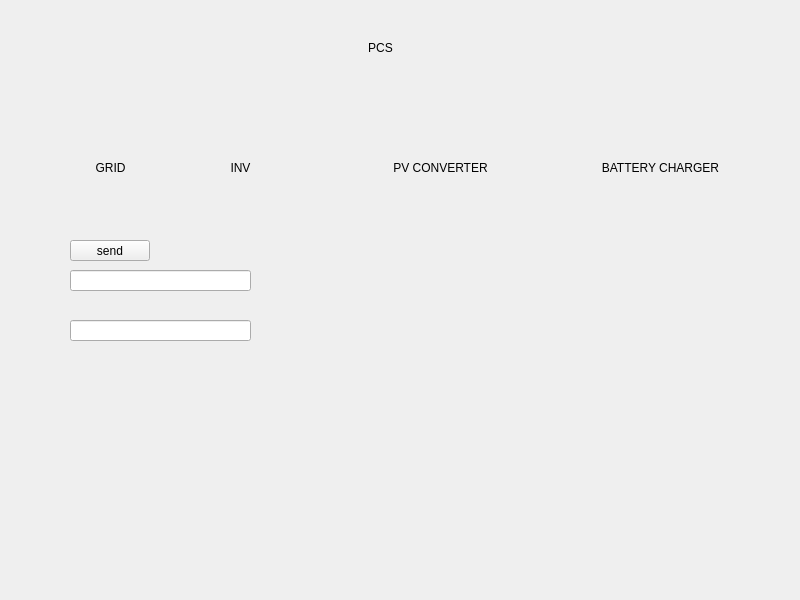
<?xml version="1.0" encoding="UTF-8"?>
<ui version="4.0">
 <class>MainWindow</class>
 <widget class="QMainWindow" name="MainWindow">
  <property name="geometry">
   <rect>
    <x>0</x>
    <y>0</y>
    <width>800</width>
    <height>600</height>
   </rect>
  </property>
  <property name="windowTitle">
   <string>MainWindow</string>
  </property>
  <widget class="QWidget" name="centralwidget">
   <widget class="QLabel" name="label">
    <property name="geometry">
     <rect>
      <x>360</x>
      <y>40</y>
      <width>41</width>
      <height>16</height>
     </rect>
    </property>
    <property name="text">
     <string>PCS</string>
    </property>
    <property name="alignment">
     <set>Qt::AlignCenter</set>
    </property>
   </widget>
   <widget class="QLabel" name="label_2">
    <property name="geometry">
     <rect>
      <x>90</x>
      <y>160</y>
      <width>41</width>
      <height>16</height>
     </rect>
    </property>
    <property name="text">
     <string>GRID</string>
    </property>
    <property name="alignment">
     <set>Qt::AlignCenter</set>
    </property>
   </widget>
   <widget class="QLabel" name="label_3">
    <property name="geometry">
     <rect>
      <x>220</x>
      <y>160</y>
      <width>41</width>
      <height>16</height>
     </rect>
    </property>
    <property name="text">
     <string>INV</string>
    </property>
    <property name="alignment">
     <set>Qt::AlignCenter</set>
    </property>
   </widget>
   <widget class="QLabel" name="label_4">
    <property name="geometry">
     <rect>
      <x>390</x>
      <y>160</y>
      <width>101</width>
      <height>16</height>
     </rect>
    </property>
    <property name="text">
     <string>PV CONVERTER</string>
    </property>
    <property name="alignment">
     <set>Qt::AlignCenter</set>
    </property>
   </widget>
   <widget class="QLabel" name="label_5">
    <property name="geometry">
     <rect>
      <x>590</x>
      <y>160</y>
      <width>141</width>
      <height>16</height>
     </rect>
    </property>
    <property name="text">
     <string>BATTERY CHARGER</string>
    </property>
    <property name="alignment">
     <set>Qt::AlignCenter</set>
    </property>
   </widget>
   <widget class="QLineEdit" name="linetransmit">
    <property name="geometry">
     <rect>
      <x>70</x>
      <y>270</y>
      <width>181</width>
      <height>21</height>
     </rect>
    </property>
   </widget>
   <widget class="QPushButton" name="button_send">
    <property name="geometry">
     <rect>
      <x>70</x>
      <y>240</y>
      <width>80</width>
      <height>21</height>
     </rect>
    </property>
    <property name="text">
     <string>send</string>
    </property>
   </widget>
   <widget class="QLineEdit" name="linereceive">
    <property name="geometry">
     <rect>
      <x>70</x>
      <y>320</y>
      <width>181</width>
      <height>21</height>
     </rect>
    </property>
   </widget>
  </widget>
 </widget>
 <resources/>
 <connections/>
</ui>
